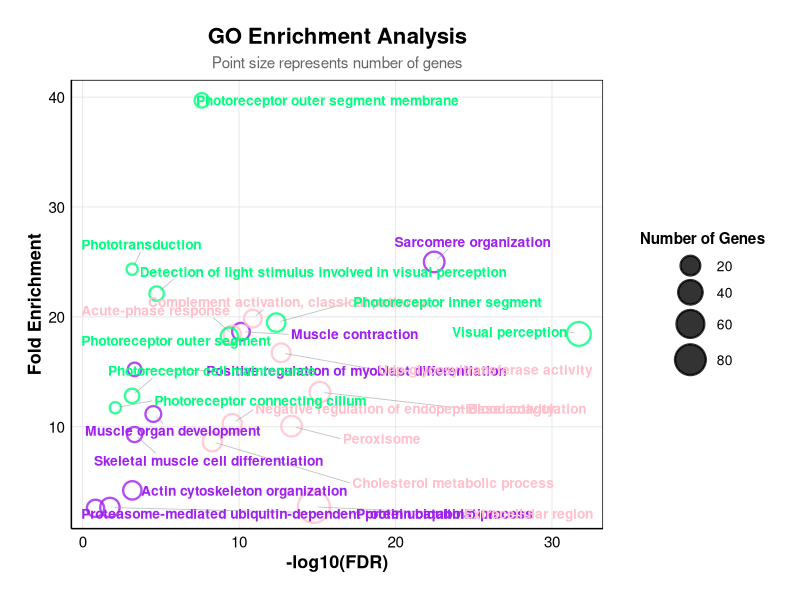
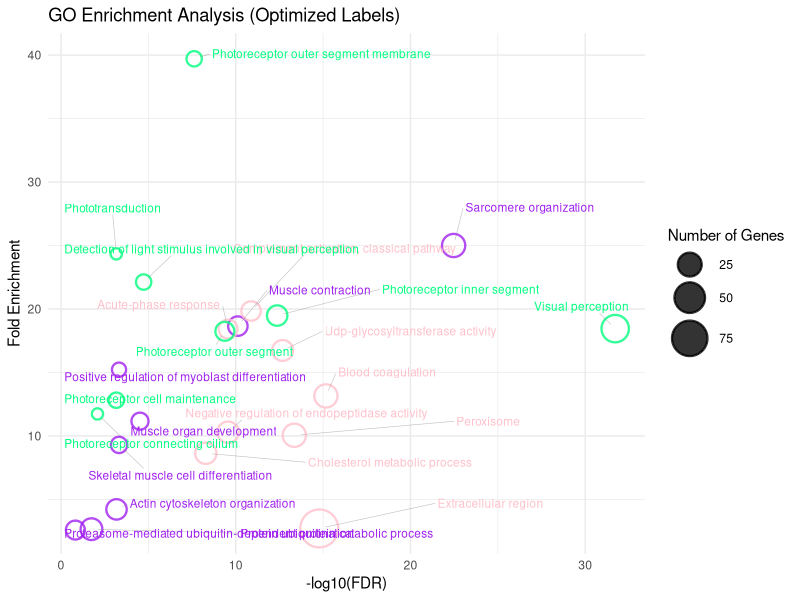
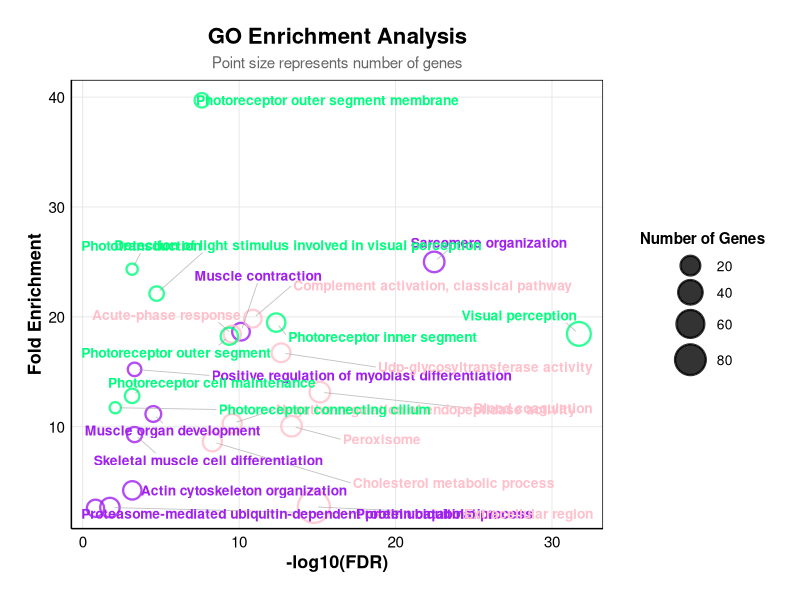
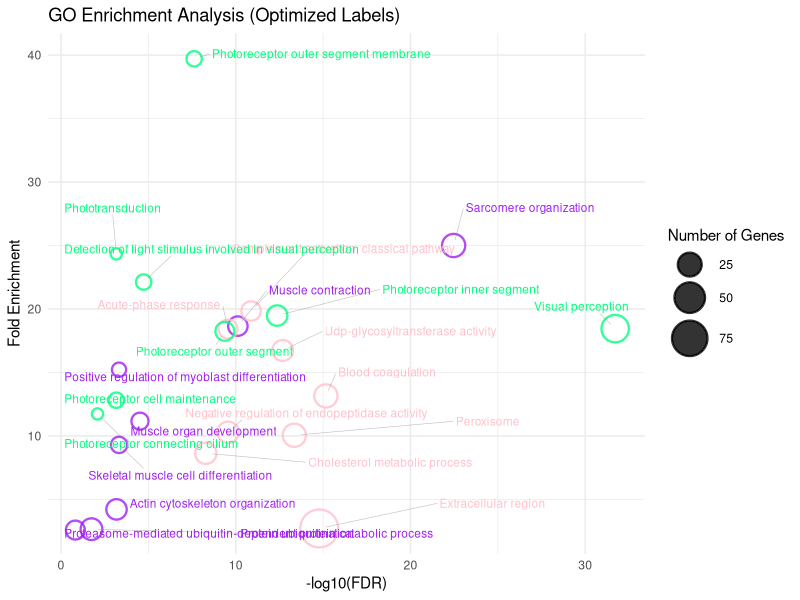

Source code (R) for these figures, in order:
# Load required libraries
library(ggplot2)
library(readxl)
library(dplyr)
library(scales)
library(ggrepel)  # For smart label placement

# 1. Read data
data <- read_excel("go_results.xlsx")

# 2. Inspect data structure
str(data)
head(data)

# 3. Ensure correct data formats
data$Shape <- as.factor(data$Shape)
data$Color <- as.character(data$Color)
data$Label <- as.character(data$Label)

# 4. Create mappings from labels to colors/shapes
# Ensure each label has a unique color and shape
label_info <- data %>%
  distinct(Label, Color, Shape) %>%
  arrange(Label)

# Create color mapping (use colors directly from your data)
color_mapping <- setNames(label_info$Color, label_info$Label)

# Create shape mapping (use shapes directly from your data)
shape_mapping <- setNames(as.numeric(as.character(label_info$Shape)), label_info$Label)

# 5. Draw scatter plot with labels annotated directly on points
p <- ggplot(data, aes(x = logFDR, y = `Fold Enrichment`)) +
  
  # Add points; size determined by Genes; color and shape mapped directly from Label
  geom_point(aes(size = Genes, color = Label, shape = Label),
             alpha = 0.8, stroke = 1.2) +
  
  # Use colors specified in your data
  scale_color_manual(values = color_mapping, guide = "none") +
  
  # Use shapes specified in your data
  scale_shape_manual(values = shape_mapping, guide = "none") +
  
  # Adjust point size range
  scale_size_continuous(
    range = c(3, 10),  # Adjust size range
    name = "Number of Genes",
    breaks = scales::pretty_breaks(n = 5),
    guide = guide_legend(
      title.position = "top",
      title.hjust = 0.5,
      label.position = "right"
    )
  ) +
  
  # Add text labels with ggrepel (to avoid overlap)
  geom_text_repel(
    aes(label = Label, color = Label),  # Text color matches point color
    size = 3.5,                         # Text size
    fontface = "bold",                  # Bold text
    segment.color = "grey60",           # Connector line color
    segment.size = 0.3,                 # Connector line thickness
    segment.alpha = 0.6,                # Connector line transparency
    box.padding = 0.5,                  # Text box padding
    point.padding = 0.3,                # Distance from point to text box
    min.segment.length = 0.2,           # Minimum connector length
    max.overlaps = Inf,                 # Allow unlimited overlap handling
    max.time = 2,                       # Maximum computation time (seconds)
    max.iter = 10000,                   # Maximum iterations
    show.legend = FALSE                 # Do not show in legend
  ) +
  
  # Add axis labels
  labs(
    x = "-log10(FDR)",
    y = "Fold Enrichment",
    title = "GO Enrichment Analysis",
    subtitle = "Point size represents number of genes"
  ) +
  
  # Beautify theme
  theme_minimal() +
  theme(
    plot.title = element_text(hjust = 0.5, face = "bold", size = 16),
    plot.subtitle = element_text(hjust = 0.5, size = 11, color = "gray40"),
    legend.position = "right",           # Only show the Genes size legend
    legend.title.align = 0.5,            # Center legend title
    legend.box.margin = margin(0, 0, 0, 10),  # Legend outer margin
    legend.text = element_text(size = 10),
    legend.title = element_text(size = 11, face = "bold"),
    panel.grid.major = element_line(color = "grey90", linewidth = 0.3),
    panel.grid.minor = element_blank(),
    axis.text = element_text(size = 11, color = "black"),
    axis.title = element_text(size = 13, face = "bold"),
    axis.line = element_line(color = "black", linewidth = 0.5),
    panel.border = element_rect(color = "black", fill = NA, linewidth = 0.5),
    plot.margin = margin(20, 20, 20, 20)  # Plot margins
  )

# Display plot
print(p)

# Save plot (high resolution)
ggsave("GO_enrichment_plot_with_labels.pdf",
       plot = p,
       width = 14,
       height = 10,
       dpi = 600,
       bg = "white")

# 6. Optional: create a validation plot to confirm color and shape mappings
cat("Color mapping validation:\n")
for(i in 1:nrow(label_info)) {
  cat(sprintf("%2d. %-40s: color=%s, shape=%s\n", 
              i, label_info$Label[i], 
              label_info$Color[i], label_info$Shape[i]))
}

# 7. If too many labels overlap severely, try adjusting ggrepel parameters
if (nrow(data) > 10) {
  message("Many data points (", nrow(data), "), optimizing label layout...")
  
  # Create an optimized version
  p_optimized <- ggplot(data, aes(x = logFDR, y = `Fold Enrichment`)) +
    geom_point(aes(size = Genes, color = Label, shape = Label),
               alpha = 0.8, stroke = 1.2) +
    scale_color_manual(values = color_mapping, guide = "none") +
    scale_shape_manual(values = shape_mapping, guide = "none") +
    scale_size_continuous(range = c(3, 12), name = "Number of Genes") +
    
    # Optimize label parameters: smaller labels, more spacing
    geom_text_repel(
      aes(label = Label, color = Label),
      size = 3.0,  # Smaller label size
      fontface = "plain",  # Not bold
      segment.color = "grey50",
      segment.size = 0.2,
      segment.alpha = 0.5,
      box.padding = 0.8,   # Increase padding
      point.padding = 0.5,
      min.segment.length = 0.1,
      max.overlaps = 20,   # Limit overlap handling
      force = 1.0,         # Adjust repulsion force
      nudge_x = 0.15,
      nudge_y = 0.15,
      show.legend = FALSE
    ) +
    
    labs(x = "-log10(FDR)", y = "Fold Enrichment",
         title = "GO Enrichment Analysis (Optimized Labels)") +
    theme_minimal() +
    theme(legend.position = "right")
  
  ggsave("GO_enrichment_plot_optimized.png",
         plot = p_optimized,
         width = 14, height = 10, dpi = 600, bg = "white")
  
  print(p_optimized)
}
